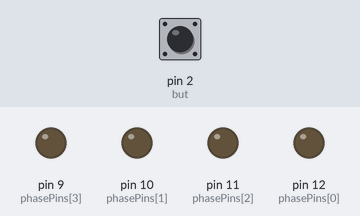
The sketch below on a simulated Arduino Uno, built with avr-gcc and run on an emulated ATmega328P. Parts: output pins drawn as LEDs (lit = HIGH). Dashed ring = blinking. The inputs (shaded band) are chosen by the test bench; at power-on: pin 2 (but) HIGH.

Above: at 1.8 s.
1.9 s: pin 2 (but) pulled LOW for 3.2 s
At 6.2 s:
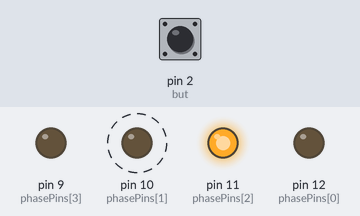
6.6 s: pin 2 (but) pulled LOW for 0.6 s
At 7.8 s:
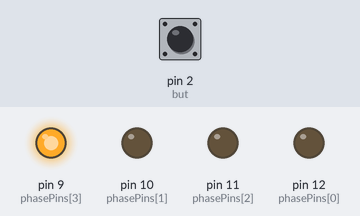
8.7 s: pin 2 (but) pulled LOW for 1 s
At 10.9 s:
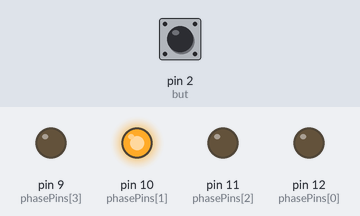
Timing chart, 0 to 12.4 s (numbered marks = the images above; inputs shaded):
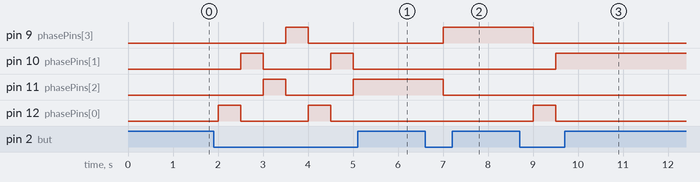

The sketch:

lab5b1.ino
```cpp
const int numPhases = 4; // Number of phases
const int incrementsPerPhaseCycle = 4; // Increments per phase
const int phasePins[numPhases]= {12,10,11,9}; // LED Pins
const int delayTime = 500; // Duration of delay
const int but = 2;
int phase = 0; // Phase of LEDs
int inc = 0; // Increment
const boolean polesOnOff[incrementsPerPhaseCycle][numPhases] = {
  {HIGH, LOW, LOW, LOW}, // Step 1
  {LOW, HIGH, LOW, LOW}, // Step 2
  {LOW, LOW, HIGH, LOW}, // Step 3
  {LOW, LOW, LOW, HIGH} // Step 4
};

void setup() {
  // put your setup code here, to run once:
  Serial.begin(9600);
  pinMode(but, INPUT_PULLUP); // Setup pullup switch
  int i = phase; // Don't want to overwrite phase for loop()
  for (int i= 0; i < numPhases; i++) {
    pinMode(phasePins[i], OUTPUT);
    digitalWrite(phasePins[i], LOW);
  }
  // LED setup
}

void loop() {
  // Set each of the phase wires on or off,
  // according to the current increment
  if (digitalRead(but) == LOW) { // Detects when the pullup switches from ground
    for (int phase= 0; phase < numPhases; phase++) {
      digitalWrite(phasePins[phase], polesOnOff[inc][phase]); // Set LEDs according to polesOnOff
    }
    inc++;
    inc = inc % 4; // Resets after third increment (since it goes from 3 to 4 and goes back to zero)
  }
  delay(delayTime); // Half second delay
}
```

Measured:
- after the input at 1.9 s, pin 9 (phasePins[3]): LOW → HIGH after 1.6 s, → LOW 0.50 s later; pin 10 (phasePins[1]): alternates HIGH for 0.50 s and LOW for 1.5 s, starting after 0.60 s
- after the input at 6.6 s, pin 9 (phasePins[3]): LOW → HIGH after 0.40 s; pin 11 (phasePins[2]): HIGH → LOW after 0.40 s
- after the input at 8.7 s, pin 9 (phasePins[3]): HIGH → LOW after 0.30 s; pin 10 (phasePins[1]): LOW → HIGH after 0.80 s; pin 12 (phasePins[0]): LOW → HIGH after 0.30 s, → LOW 0.50 s later
